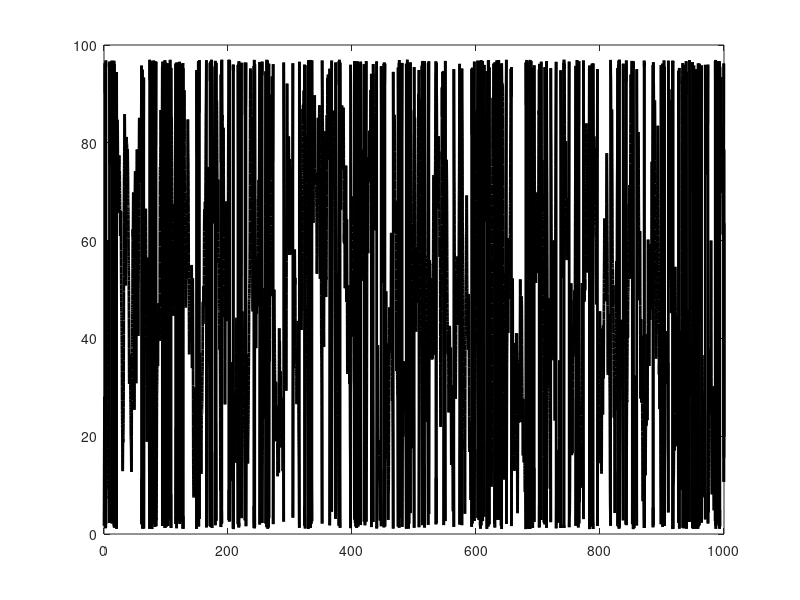

The MATLAB source for this figure: (Note: this script raises an error after producing the figure.)
%% script to present randomly moving bar signal

%% set parameters
dur = 1000; % duration (s)
dt = .05; % update interval
barpos_range = 96;
timesteps = 0:dt:10;
std_vel = 100;
smoothing = .2; % approx autocorrelation time (s)
tp = .05;           % minimum time that must pass between arena commands
gain_x = -3;        % set gain in x direction
ypos = 4;

% calculate min and max barpos and other params
ntimesteps = round(dur/dt);

% get smoothing filter
smoothing_filter_std = round(smoothing/dt);
smoothing_filter_time_vec = (-3*smoothing_filter_std):(3*smoothing_filter_std);
smoothing_filter = normpdf(smoothing_filter_time_vec, 0, smoothing_filter_std);

%% generate white noise position signal
%white_noise_pos = normrnd(0, std_angle, ntimesteps, 1);
white_noise_vel = std_vel*randn(ntimesteps, 1);
time_vec = (0:length(white_noise_vel)-1)*dt;
pos = cumsum(white_noise_vel)*dt;

% smooth white noise signal
smoothed_pos = conv(pos, smoothing_filter, 'same');

% convert signal to signals sendable by controller
smoothed_pos = mod(smoothed_pos, barpos_range) + 1;
figure('color','w');
plot(time_vec, smoothed_pos, 'k', 'linewidth', 2);

%% open PControl
if first_trial
    PControl;
    pause(10);

    %% initialize arena
    Panel_com('set_pattern_id', 1); pause(tp);                  % our card has only one pattern
    Panel_com('set_mode', [3 0]); pause(tp);                    % closed loop in x, open loop in y (0: open loop, 1: closed loop, 2: both, 3: external input sets position, 4: internal fn generator sets position, 5: internal fn generator debug mode)
    Panel_com('set_position', [1 ypos]); pause(tp);             % sets to [0 0] (Subtracts 1 because MATLAB indices start at 1 instead of 0)
    Panel_com('send_gain_bias', [gain_x 0 0 0]); pause(tp);     % e.g [10 -10 0 20] sets gain_x = 1X, bias_x = -0.5 V, gain_y = 0, bias_y = 1 V (check PControl to verify this).
    pause(5); % Wait for panel to initialize

    Panel_com('stop'); % make sure panel is stopped so we can send signals
    first_trial = 0;
end
pause(3);
disp('Press record now.');
pause(5);

%% start sequence
next_barpos_index = 1;
next_barpos_update = 0; % in seconds

disp('Starting visual sequence.');

tic
while toc < dur
    if toc >= next_barpos_update
        % set bar position
        barpos = smoothed_pos(next_barpos_index);
        Panel_com('set_position', [barpos ypos]);
        % get next update times, etc.
        next_barpos_index = next_barpos_index + 1;
        if next_barpos_index <= ntimesteps
            next_barpos_update = time_vec(next_barpos_index);
        else
            next_barpos_update = Inf;
        end
    end
end
Panel_com('set_position', [1 1]);
disp('Visual sequence over.');